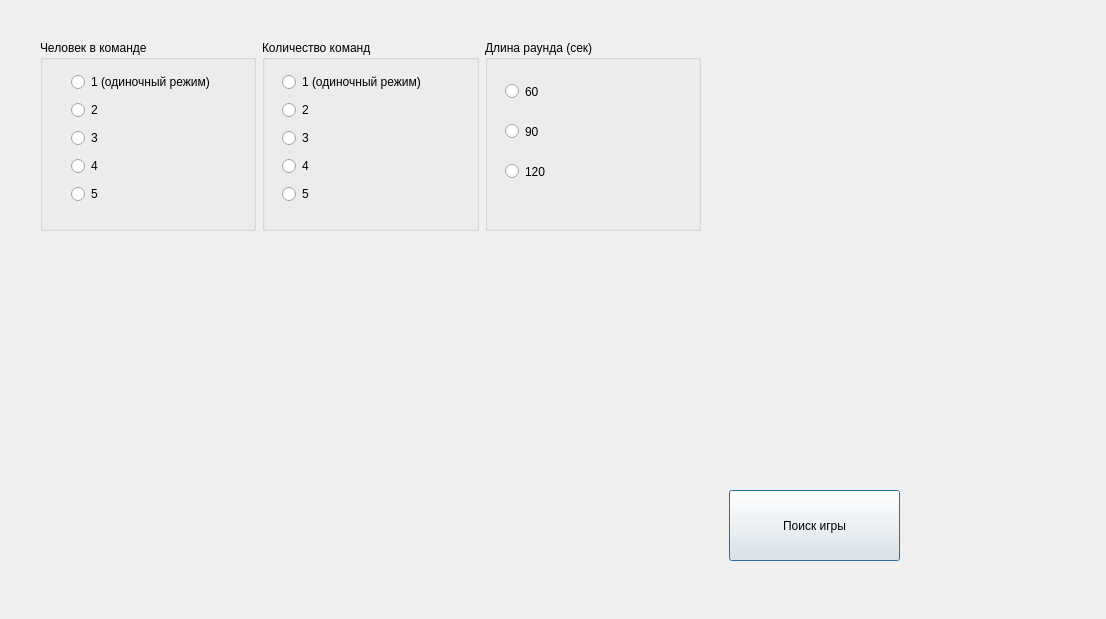
<?xml version="1.0" encoding="UTF-8"?>
<ui version="4.0">
 <class>ConfigWindow</class>
 <widget class="QDialog" name="ConfigWindow">
  <property name="geometry">
   <rect>
    <x>0</x>
    <y>0</y>
    <width>1106</width>
    <height>619</height>
   </rect>
  </property>
  <property name="windowTitle">
   <string>Dialog</string>
  </property>
  <widget class="QPushButton" name="findGameButton">
   <property name="geometry">
    <rect>
     <x>729</x>
     <y>490</y>
     <width>171</width>
     <height>71</height>
    </rect>
   </property>
   <property name="text">
    <string>Поиск игры</string>
   </property>
  </widget>
  <widget class="QWidget" name="">
   <property name="geometry">
    <rect>
     <x>40</x>
     <y>40</y>
     <width>661</width>
     <height>191</height>
    </rect>
   </property>
   <layout class="QHBoxLayout" name="horizontalLayout_2">
    <item>
     <widget class="QGroupBox" name="BoxTeamSz">
      <property name="minimumSize">
       <size>
        <width>100</width>
        <height>0</height>
       </size>
      </property>
      <property name="title">
       <string>Человек в команде</string>
      </property>
      <widget class="QWidget" name="">
       <property name="geometry">
        <rect>
         <x>31</x>
         <y>30</y>
         <width>183</width>
         <height>141</height>
        </rect>
       </property>
       <layout class="QVBoxLayout" name="verticalLayout">
        <item>
         <widget class="QRadioButton" name="c1">
          <property name="text">
           <string>1 (одиночный режим)</string>
          </property>
         </widget>
        </item>
        <item>
         <widget class="QRadioButton" name="c2">
          <property name="text">
           <string>2</string>
          </property>
         </widget>
        </item>
        <item>
         <widget class="QRadioButton" name="c3">
          <property name="text">
           <string>3</string>
          </property>
         </widget>
        </item>
        <item>
         <widget class="QRadioButton" name="c4">
          <property name="text">
           <string>4</string>
          </property>
         </widget>
        </item>
        <item>
         <widget class="QRadioButton" name="c5">
          <property name="text">
           <string>5</string>
          </property>
         </widget>
        </item>
       </layout>
      </widget>
     </widget>
    </item>
    <item>
     <widget class="QGroupBox" name="BoxTeamCnt">
      <property name="minimumSize">
       <size>
        <width>100</width>
        <height>0</height>
       </size>
      </property>
      <property name="title">
       <string>Количество команд</string>
      </property>
      <widget class="QWidget" name="layoutWidget">
       <property name="geometry">
        <rect>
         <x>20</x>
         <y>30</y>
         <width>183</width>
         <height>141</height>
        </rect>
       </property>
       <layout class="QVBoxLayout" name="verticalLayout_3">
        <item>
         <widget class="QRadioButton" name="b1">
          <property name="text">
           <string>1 (одиночный режим)</string>
          </property>
         </widget>
        </item>
        <item>
         <widget class="QRadioButton" name="b2">
          <property name="text">
           <string>2</string>
          </property>
         </widget>
        </item>
        <item>
         <widget class="QRadioButton" name="b3">
          <property name="text">
           <string>3</string>
          </property>
         </widget>
        </item>
        <item>
         <widget class="QRadioButton" name="b4">
          <property name="text">
           <string>4</string>
          </property>
         </widget>
        </item>
        <item>
         <widget class="QRadioButton" name="b5">
          <property name="text">
           <string>5</string>
          </property>
         </widget>
        </item>
       </layout>
      </widget>
     </widget>
    </item>
    <item>
     <widget class="QGroupBox" name="BoxLength">
      <property name="minimumSize">
       <size>
        <width>100</width>
        <height>0</height>
       </size>
      </property>
      <property name="title">
       <string>Длина раунда (сек)</string>
      </property>
      <widget class="QRadioButton" name="a60">
       <property name="geometry">
        <rect>
         <x>20</x>
         <y>40</y>
         <width>112</width>
         <height>23</height>
        </rect>
       </property>
       <property name="text">
        <string>60</string>
       </property>
      </widget>
      <widget class="QRadioButton" name="a90">
       <property name="geometry">
        <rect>
         <x>20</x>
         <y>80</y>
         <width>112</width>
         <height>23</height>
        </rect>
       </property>
       <property name="text">
        <string>90</string>
       </property>
      </widget>
      <widget class="QRadioButton" name="a120">
       <property name="geometry">
        <rect>
         <x>20</x>
         <y>120</y>
         <width>112</width>
         <height>23</height>
        </rect>
       </property>
       <property name="text">
        <string>120</string>
       </property>
      </widget>
     </widget>
    </item>
   </layout>
  </widget>
 </widget>
 <resources/>
 <connections/>
</ui>
